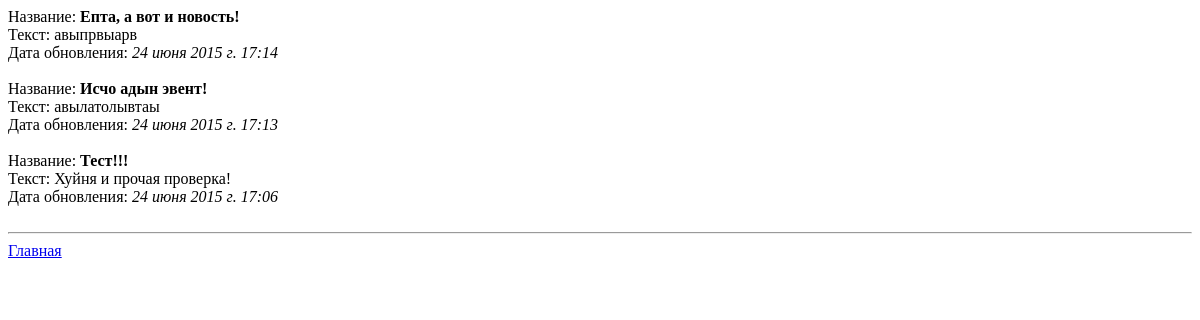
The app's page /core/feed/, older data.
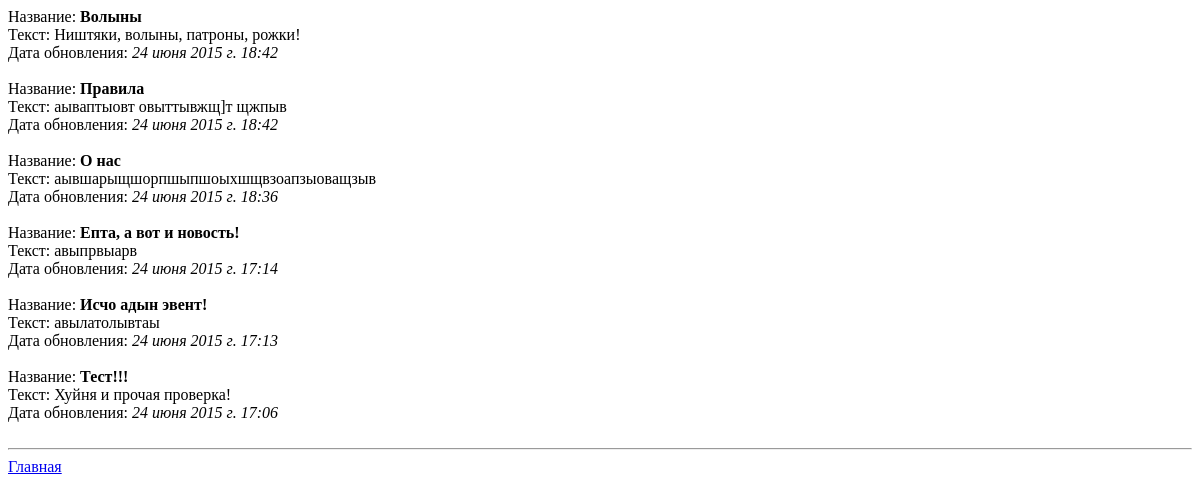
The same page, newer data.
### core/models.py (models this page shows, shortened)
class AbstractClass(models.Model):
    date_created = models.DateTimeField(
        auto_now_add=True
    )
    date_updated = models.DateTimeField(
        auto_now=True
    )
    class Meta:
        abstract = True

class News(AbstractClass):
    title = models.CharField(
        'Заголовок',
        max_length=255
    )
    body = models.TextField(
        'Новость'
    )
    class Meta:
        verbose_name = u'Новости'
        verbose_name_plural = u'новости'

class Event(AbstractClass):
    title = models.CharField(
        'Название',
        max_length=255,
    )
    body = models.TextField(
        'Текст эвента'
    )
    class Meta:
        verbose_name = u'Эвенты'
        verbose_name_plural = u'эвенты'

class Page(AbstractClass):
    page = models.CharField(
        'Название страницы(en)',
        max_length=255
    )
    title = models.CharField(
        'Заголовок',
        max_length=255
    )
    body = models.TextField(
        'Тело страницы'
    )
    class Meta:
        verbose_name = u'Страницы'
        verbose_name_plural = u'страницы'

### core/views.py (the view)
def feed(request):
    page_list = Page.objects.all()
    news_list = News.objects.all()
    event_list = Event.objects.all()
    result_list = sorted(chain(page_list, news_list, event_list),
                         key=lambda x: x.date_updated, reverse=True)
    paginator = Paginator(result_list, 9)
    page = request.GET.get('page')
    try:
        result_list = paginator.page(page)
    except PageNotAnInteger:
        result_list = paginator.page(1)
    except EmptyPage:
        result_list = paginator.page(paginator.num_pages)
    context = {
        'result_list': result_list,
    }
    return render(request, 'core/feed.html', context)

### core/context_processors.py (called while the page is built)
def site_meta(request):
    article = Page.objects.all()
    context = {
        'project_name': settings.PROJECT_NAME,
        'project_desc': settings.PROJECT_DESC,
        'project_time': settings.PROJECT_TIME,
        'project_phone': settings.PROJECT_PHONE,
        'project_place': settings.PROJECT_PLACE,
        'article': article,
    }
    return context

### templates/core/feed.html (shortened to what this page needs)
{% extends 'base.html' %}
{% block base_body %}
{% for result in result_list %}
    Название: <b>{{ result.title }}</b><br>
    Текст: {{ result.body }}<br>
    Дата обновления: <i>{{ result.date_updated }}</i><br><br>
{% endfor %}<hr>
<a href="{% url 'index' %}">Главная</a>
{% endblock %}

### templates/base.html (shortened to what this page needs)
<!DOCTYPE html>
<html>
<head lang="en">
</head>
<body>
{% block base_body %}{% endblock %}
</body>
</html>

Row changes from the older to the newer data that the page shows:
added Page: title "Волыны", body "Ништяки, волыны, патроны, рожки!", date_updated "24 июня 2015 г. 18:42"
added Page: title "Правила", body "аываптыовт овыттывжщ]т щжпыв", date_updated "24 июня 2015 г. 18:42"
added Page: title "О нас", body "аывшарыщшорпшыпшоыхшщвзоапзыоващзыв", date_updated "24 июня 2015 г. 18:36"
